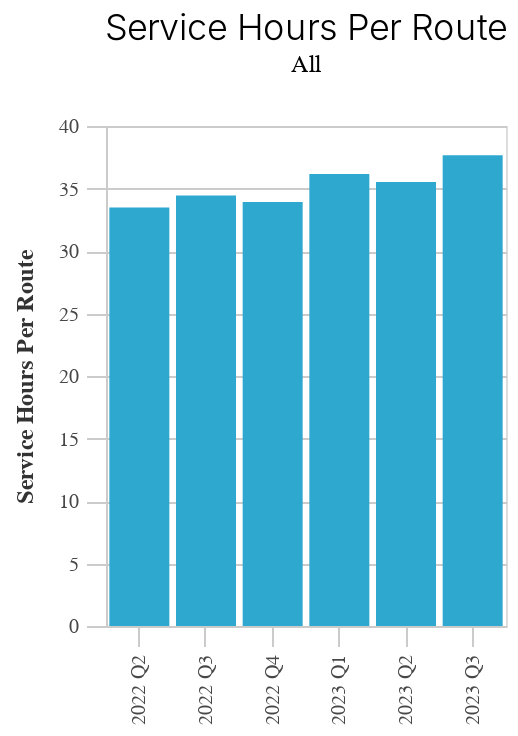

Notebook code for this chart:
### Code cell
s1

### Figure 1 — Vega-Lite specification as saved in the notebook (floating-point values rounded to 4 significant figures)
{"config": {"view": {"continuousWidth": 300, "continuousHeight": 300}, "axis": {"domainColor": "#cbcbcb", "grid": true, "gridColor": "#cbcbcb", "gridWidth": 1, "labelColor": "#474747", "labelFont": "Nunito Sans", "labelFontSize": 10, "labelPadding": 4, "tickColor": "#cbcbcb", "tickSize": 10, "titleColor": "#333", "titleFont": "Raleway", "titleFontSize": 12, "titlePadding": 10}, "axisBand": {"grid": false}, "background": "white", "font": "Raleway", "header": {"labelFont": "Nunito Sans", "titleFont": "Raleway"}, "legend": {"labelColor": "#333", "labelFont": "Nunito Sans", "labelFontSize": 11, "labelLimit": 0, "padding": 1, "symbolSize": 30, "symbolType": "square", "titleColor": "#333", "titleFont": "Raleway", "titleFontSize": 14, "titlePadding": 10}, "title": {"anchor": "middle", "font": "Raleway", "fontSize": 18, "fontWeight": 300, "offset": 20}}, "hconcat": [{"mark": {"type": "bar"}, "encoding": {"color": {"value": "#2EA8CE"}, "tooltip": [{"field": "year", "type": "quantitative"}, {"field": "quarter", "type": "nominal"}, {"field": "year_quarter", "type": "nominal"}, {"field": "variable", "type": "nominal"}, {"field": "category", "type": "nominal"}, {"field": "value", "type": "quantitative"}], "x": {"field": "year_quarter", "title": null, "type": "ordinal"}, "y": {"field": "value", "title": "Service Hours Per Route", "type": "quantitative"}}, "height": 250, "name": "view_1", "title": {"text": "Service Hours Per Route", "subtitle": "All"}, "width": 200}], "data": {"name": "data-01622ee7eb0f170c406f9d4d4706846e"}, "params": [{"name": "param_1", "select": {"type": "interval", "encodings": ["x", "y"]}, "bind": "scales", "views": ["view_1"]}], "resolve": {"scale": {"y": "independent"}}, "spacing": 25, "$schema": "https://vega.github.io/schema/vega-lite/v5.8.0.json", "datasets": {"data-01622ee7eb0f170c406f9d4d4706846e": [{"year_quarter": "2022 Q2", "service_date": "2022-05-04", "year": 2022, "quarter": "Q2", "category": "All", "variable": "service_hours_per_route", "value": 33.49}, {"year_quarter": "2022 Q3", "service_date": "2022-08-17", "year": 2022, "quarter": "Q3", "category": "All", "variable": "service_hours_per_route", "value": 34.45}, {"year_quarter": "2022 Q4", "service_date": "2022-10-12", "year": 2022, "quarter": "Q4", "category": "All", "variable": "service_hours_per_route", "value": 33.92}, {"year_quarter": "2023 Q1", "service_date": "2023-01-18", "year": 2023, "quarter": "Q1", "category": "All", "variable": "service_hours_per_route", "value": 36.16}, {"year_quarter": "2023 Q2", "service_date": "2023-04-12", "year": 2023, "quarter": "Q2", "category": "All", "variable": "service_hours_per_route", "value": 35.52}, {"year_quarter": "2023 Q3", "service_date": "2023-07-12", "year": 2023, "quarter": "Q3", "category": "All", "variable": "service_hours_per_route", "value": 37.67}]}}
